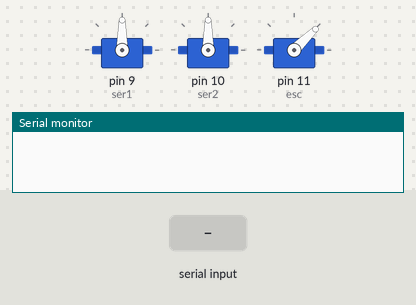
Simulated run of this sketch. Board: Arduino Uno, built with avr-gcc and run on an emulated ATmega328P. Shown: 3 × servo, the last lines printed to the serial monitor. Inputs (shaded band) come from the test bench.

Above: at 3.2 s.
3.3 s: "1" received over the second serial link
At 3.9 s:
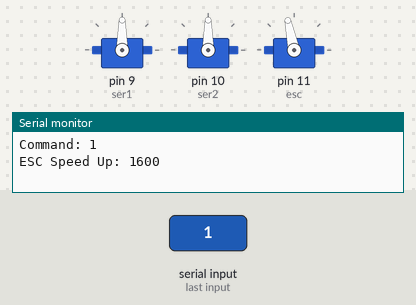
4.8 s: "2" received over the second serial link
At 6.0 s:
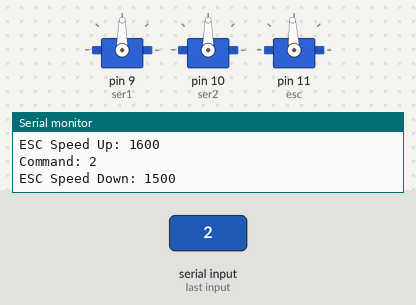
6.3 s: "3" received over the second serial link
At 7.3 s:
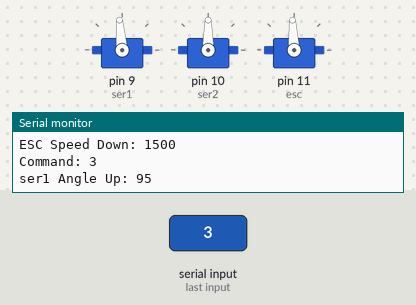
7.8 s: "3" received over the second serial link
At 8.5 s:
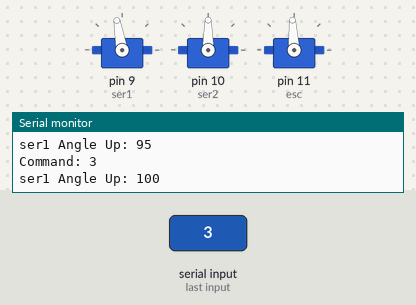
9.3 s: "7" received over the second serial link
At 9.6 s:
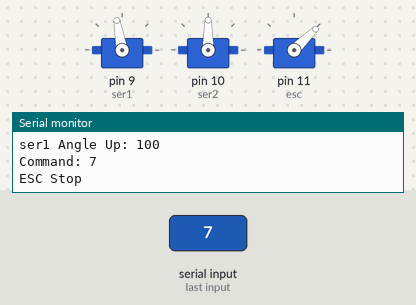
Timing chart, 0 to 11.8 s (numbered marks = the images above; inputs shaded):
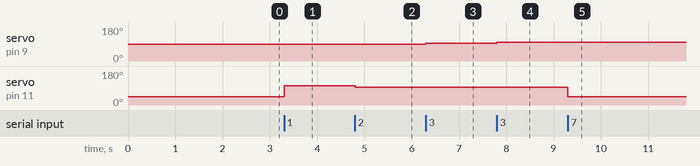

Measured:
- after the input at 3.3 s, servo on pin 11 (esc): 44° → 102° at once
- after the input at 4.8 s, servo on pin 11 (esc): 102° → 93° at once
- after the input at 6.3 s, servo on pin 9 (ser1): 90° → 95° at once
- after the input at 7.8 s, servo on pin 9 (ser1): 95° → 100° at once
- after the input at 9.3 s, servo on pin 11 (esc): 93° → 44° at once

The sketch:

submarine.ino
```cpp
#include <SoftwareSerial.h>
#include <Servo.h>

SoftwareSerial BT(12, 13);  // 블루투스 모듈 연결
Servo ser1;
Servo ser2;
Servo esc;

int escSpeed = 1500;        // 초기 ESC 속도
int ser1Angle = 90;         // 기어
int ser2Angle = 90;         // 방향

void setup() {
  Serial.begin(9600);
  BT.begin(9600);

  ser1.attach(9);
  ser2.attach(10);
  esc.attach(11);

  esc.writeMicroseconds(1000);  // ESC 초기화
  delay(2000);
}

void loop() {
  if (BT.available()) {
    char command = BT.read();
    Serial.print("Command: ");
    Serial.println(command);

    switch (command) {
      case '1':  // ESC 속도 증가
        escSpeed += 100;
        if (escSpeed > 2000) escSpeed = 2000;
        esc.writeMicroseconds(escSpeed);
        Serial.print("ESC Speed Up: ");
        Serial.println(escSpeed);
        break;

      case '2':  // ESC 속도 감소
        escSpeed -= 100;
        if (escSpeed < 1000) escSpeed = 1000;
        esc.writeMicroseconds(escSpeed);
        Serial.print("ESC Speed Down: ");
        Serial.println(escSpeed);
        break;

      case '3':  // ser1 각도 증가
        ser1Angle += 5;
        if (ser1Angle > 180) ser1Angle = 180;
        ser1.write(ser1Angle);
        Serial.print("ser1 Angle Up: ");
        Serial.println(ser1Angle);
        break;

      case '4':  // ser1 각도 감소
        ser1Angle -= 5;
        if (ser1Angle < 0) ser1Angle = 0;
        ser1.write(ser1Angle);
        Serial.print("ser1 Angle Down: ");
        Serial.println(ser1Angle);
        break;

      case '5':  // ser2 각도 증가
        ser2Angle += 5;
        if (ser2Angle > 180) ser2Angle = 180;
        ser2.write(ser2Angle);
        Serial.print("ser2 Angle Up: ");
        Serial.println(ser2Angle);
        break;

      case '6':  // ser2 각도 감소
        ser2Angle -= 5;
        if (ser2Angle < 0) ser2Angle = 0;
        ser2.write(ser2Angle);
        Serial.print("ser2 Angle Down: ");
        Serial.println(ser2Angle);
        break;

      case '7':  // ESC 정지
        esc.writeMicroseconds(1000);
        escSpeed = 1000;
        Serial.println("ESC Stop");
        break;

      case '8':  // 초기화
        escSpeed = 1000;
        ser1Angle = 90;
        ser2Angle = 90;
        esc.writeMicroseconds(escSpeed);
        ser1.write(ser1Angle);
        ser2.write(ser2Angle);
        Serial.println("Reset to default");
        break;
    }
  }
}
```
